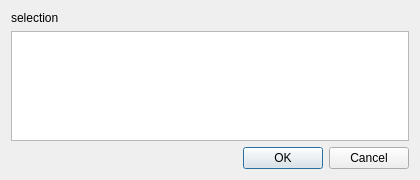
<?xml version="1.0" encoding="UTF-8"?>
<ui version="4.0">
 <class>SelectorDialog</class>
 <widget class="QDialog" name="SelectorDialog">
  <property name="geometry">
   <rect>
    <x>0</x>
    <y>0</y>
    <width>420</width>
    <height>180</height>
   </rect>
  </property>
  <property name="windowIcon">
   <iconset resource="../../resources/resources.qrc">
    <normaloff>:/tycommander</normaloff>:/tycommander</iconset>
  </property>
  <layout class="QVBoxLayout" name="verticalLayout">
   <item>
    <widget class="QLabel" name="descriptionLabel">
     <property name="text">
      <string notr="true">selection</string>
     </property>
    </widget>
   </item>
   <item>
    <widget class="QTreeView" name="tree">
     <property name="indentation">
      <number>0</number>
     </property>
     <property name="rootIsDecorated">
      <bool>false</bool>
     </property>
     <property name="uniformRowHeights">
      <bool>true</bool>
     </property>
     <property name="allColumnsShowFocus">
      <bool>true</bool>
     </property>
     <attribute name="headerVisible">
      <bool>false</bool>
     </attribute>
     <attribute name="headerCascadingSectionResizes">
      <bool>true</bool>
     </attribute>
    </widget>
   </item>
   <item>
    <widget class="QDialogButtonBox" name="buttonBox">
     <property name="orientation">
      <enum>Qt::Horizontal</enum>
     </property>
     <property name="standardButtons">
      <set>QDialogButtonBox::Cancel|QDialogButtonBox::Ok</set>
     </property>
    </widget>
   </item>
  </layout>
 </widget>
 <resources>
  <include location="../../resources/resources.qrc"/>
 </resources>
 <connections/>
</ui>
